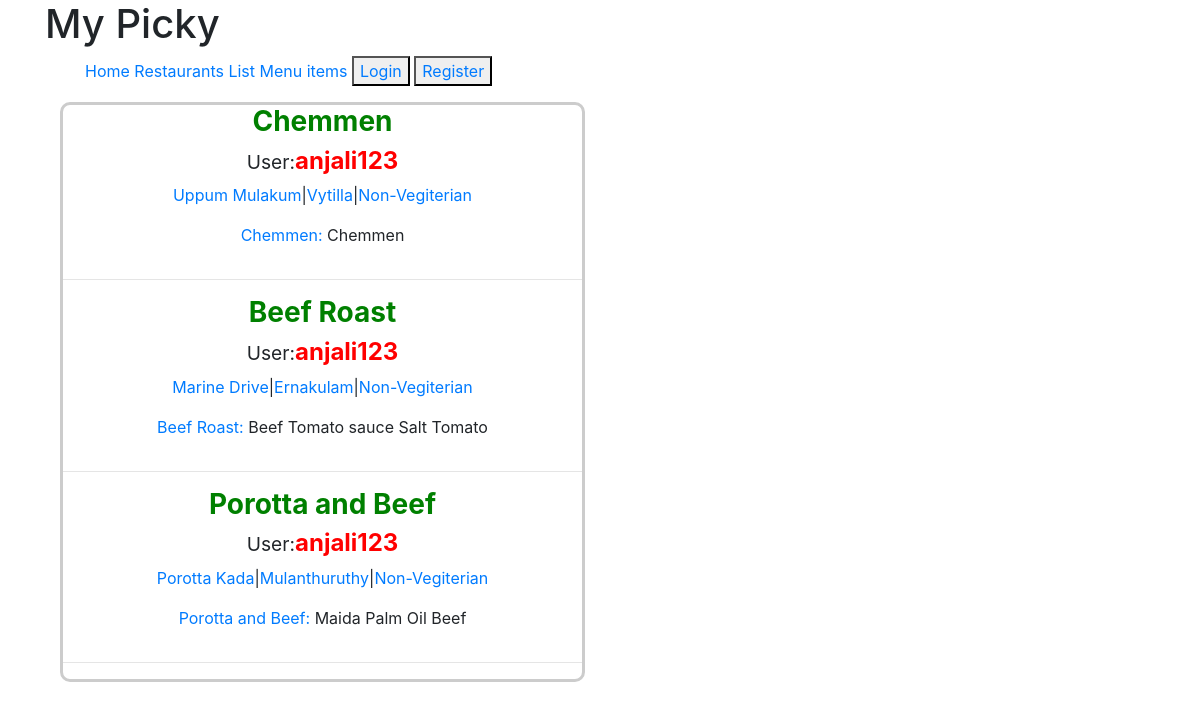
The app's page / (signed in) with its own data.
### menus/models.py (models this page shows, shortened)
class Item(models.Model):
	user			=	models.ForeignKey(settings.AUTH_USER_MODEL)
	restaurants		=	models.ForeignKey(RestaurantLocation)
	name			=	models.CharField(max_length=120)
	contents		=	models.TextField(help_text='Each Item separated by comma')
	excludes		=	models.TextField(blank = True, null = True, help_text='Each Item separated by comma')
	public			=	models.BooleanField(default = True)
	time_created	=	models.DateTimeField(auto_now_add = True)
	updated			=	models.DateTimeField(auto_now = True)
	class Meta:
		ordering = ['-updated','-time_created']  #to show which item is updated last in the begining of the list
	def get_contents(self):			#To get comma between the contents
		return self.contents.split(",")

### restaurants/models.py (models this page shows, shortened)
class RestaurantLocation(models.Model):
		user 				= models.ForeignKey(User)
		Restaurant_Name 	= models.CharField(max_length=50, blank=False, null=False)
		Restaurant_Location	= models.CharField(max_length=50, blank=False, null=False)
		Restaurant_Category	= models.CharField(max_length=50, blank=False, null=False, validators =[validate_category])
		Restaurant_Email	= models.EmailField(blank=False, null=False, validators=[validate_email])
		Restaurant_Created	= models.DateTimeField(auto_now_add=True)
		Restaurant_Updated	= models.DateTimeField(auto_now=True)
		slug				= models.SlugField(blank=True, null=True)
		objects 			=RestaurantLocationManager() #similar to Model.objects.all().This shows the relation to this perticular RestaurantLocation model

### menus/views.py (the view)
# urls.py: url(r'^$', HomeView.as_view(), name='home'),
class HomeView(View):
	def get(self, request, *args, **kwargs):
		if not request.user.is_authenticated():
			return render(request, 'restaurants/HomePage.html', {})
		user = request.user
		is_following_user_ids = [x.user.id for x in user.is_following.all()] # list of users
		qs = Item.objects.filter(user__id__in = is_following_user_ids, public = True).order_by('-updated')[:3]
		return render(request, 'menus/home-feed.html', {'object_list':qs})

### templates/menus/home-feed.html
{% extends 'base.html' %}
{% block content %}
	<div class="row-sm-1" >
	<div class="col-sm-6 text-center col-sm-offset-3">
	<div class="card card-primary" style="border-bottom: 15px; border: 3px solid #ccc; border-radius: 10px;" >
	{% for obj in object_list %}
		<h3 style="color: green;"><b>{{ obj.name }}</b></h3>
		<h4><small>User:</small><b><a href="{% url 'profiles:detail' username=obj.user.username %}" style="color:red">{{ obj.user.username }}</a></b></h4>
		<p><a href="{% url 'profiles:detail' username=obj.user.username %}?q={{obj.restaurants.Restaurant_Name}}">{{ obj.restaurants.Restaurant_Name }}</a>|<a href="{% url 'profiles:detail' username=obj.user.username %}?q={{obj.restaurants.Restaurant_Location}}">{{ obj.restaurants.Restaurant_Location }}</a>|<a href="{% url 'profiles:detail' username=obj.user.username %}?q={{obj.restaurants.Restaurant_Category}}">{{ obj.restaurants.Restaurant_Category }}</a></p>
		<p><a href="{% url 'profiles:detail' username=obj.user.username %}?q={{obj.name}}">{{obj.name}}:</a>
		{% for ing in obj.get_contents %}
			{{ing}}
		{% endfor %}</p>
	<hr/>
	{% endfor %}
	</div>
	</div>
	</div>
{% endblock content %}

### templates/base.html (shortened to what this page needs)
<!DOCTYPE html>
<html>
<head>
	{% include 'snippets/css.html' %}
</head>
<body>
	{% include 'snippets/navbar.html' %}
	<div class="container">
		{% block content %}
		{% endblock  %}
	</div>
</body>
</html>

### templates/snippets/css.html (shortened to what this page needs)
<link rel="stylesheet" href="https://stackpath.bootstrapcdn.com/bootstrap/4.3.1/css/bootstrap.min.css">

### templates/snippets/navbar.html
<div class="container">
	<h1>My Picky</h1>
	<ul>
		<a href='{% url "home" %}'>Home</a>
		{% if request.user.is_authenticated %}
			<a href='{% url "restaurants:list" %}'>Restaurants List</a>
			<a href='{% url "menus:list" %}'>Menu items</a>
		{% endif %}
		<button type="button"> <a href='{% url "login" %}'>Login</a></button>
		<button type="button"> <a href='{% url "register" %}'>Register</a></button>
	</ul>
</div>

### records on screen
Item: name "Chemmen", user.username "anjali123", restaurants.Restaurant_Name "Uppum Mulakum", restaurants.Restaurant_Location "Vytilla", restaurants.Restaurant_Category "Non-Vegiterian", get_contents "Chemmen"
Item: name "Beef Roast", user.username "anjali123", restaurants.Restaurant_Name "Marine Drive", restaurants.Restaurant_Location "Ernakulam", restaurants.Restaurant_Category "Non-Vegiterian", get_contents "Beef" "Tomato sauce" "Salt" "Tomato"
Item: name "Porotta and Beef", user.username "anjali123", restaurants.Restaurant_Name "Porotta Kada", restaurants.Restaurant_Location "Mulanthuruthy", restaurants.Restaurant_Category "Non-Vegiterian", get_contents "Maida" "Palm Oil" "Beef"
